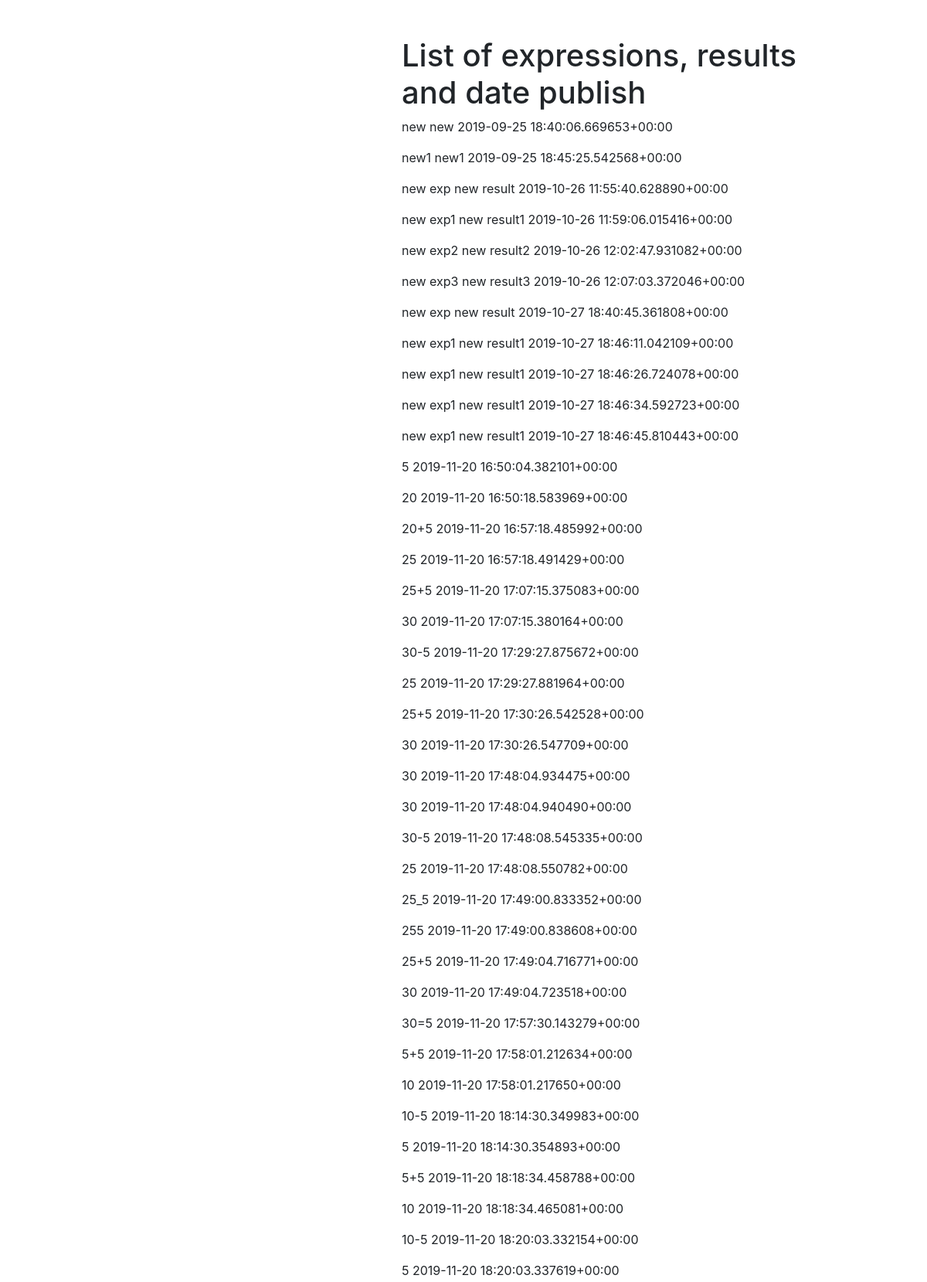
The app's page /calculator/database (upper part) with its own data.
### calculator/models.py (models this page shows)
class Exp(models.Model):
    exp = models.CharField('expression', max_length=150, db_index=True)
    result_of_exp = models.CharField('result of expression', max_length=150, db_index=True, blank=True)
    date = models.DateTimeField(auto_now_add=True)
    expressions = models.Manager()
    def __str__(self):
        return '{} {} {}'.format(self.exp, self.result_of_exp, self.date)

### calculator/views.py (the view)
# urls.py: path('database', exp_list, name ='database')
def exp_list(request):
    exps = Exp.expressions.all()
    return render(request, 'calculator/database.html', context={'exps': exps})

### calculator/templates/calculator/database.html
{% extends 'calculator/base_calculator.html' %}
{% block content %}
<h1>List of expressions, results and date publish</h1>
{% for exp in exps %}
<p>
    {{exp}}
</p>
{% endfor %}
{% endblock %}

### calculator/templates/calculator/base_calculator.html
{% extends 'base.html' %}

### templates/base.html (shortened to what this page needs)
<!DOCTYPE HTML >
<html>
 <head>
 <link rel="stylesheet" href="https://stackpath.bootstrapcdn.com/bootstrap/4.4.1/css/bootstrap.min.css"
>
 </head>
 <body>
<div class="container mt-5">
     <div class="row">
          <div class="col-6 offset-md-5">
 {% block content %}{% endblock %}
 </body>
</html>

### records on screen
Exp: exp+result_of_exp+date "new new 2019-09-25 18:40:06.669653+00:00"
Exp: exp+result_of_exp+date "new1 new1 2019-09-25 18:45:25.542568+00:00"
Exp: exp+result_of_exp+date "new exp new result 2019-10-26 11:55:40.628890+00:00"
Exp: exp+result_of_exp+date "new exp1 new result1 2019-10-26 11:59:06.015416+00:00"
Exp: exp+result_of_exp+date "new exp2 new result2 2019-10-26 12:02:47.931082+00:00"
Exp: exp+result_of_exp+date "new exp3 new result3 2019-10-26 12:07:03.372046+00:00"
Exp: exp+result_of_exp+date "new exp new result 2019-10-27 18:40:45.361808+00:00"
Exp: exp+result_of_exp+date "new exp1 new result1 2019-10-27 18:46:11.042109+00:00"
Exp: exp+result_of_exp+date "new exp1 new result1 2019-10-27 18:46:26.724078+00:00"
Exp: exp+result_of_exp+date "new exp1 new result1 2019-10-27 18:46:34.592723+00:00"
Exp: exp+result_of_exp+date "new exp1 new result1 2019-10-27 18:46:45.810443+00:00"
Exp: exp+result_of_exp+date "5 2019-11-20 16:50:04.382101+00:00"
Exp: exp+result_of_exp+date "20 2019-11-20 16:50:18.583969+00:00"
Exp: exp+result_of_exp+date "20+5 2019-11-20 16:57:18.485992+00:00"
Exp: exp+result_of_exp+date "25 2019-11-20 16:57:18.491429+00:00"
Exp: exp+result_of_exp+date "25+5 2019-11-20 17:07:15.375083+00:00"
Exp: exp+result_of_exp+date "30 2019-11-20 17:07:15.380164+00:00"
Exp: exp+result_of_exp+date "30-5 2019-11-20 17:29:27.875672+00:00"
Exp: exp+result_of_exp+date "25 2019-11-20 17:29:27.881964+00:00"
Exp: exp+result_of_exp+date "25+5 2019-11-20 17:30:26.542528+00:00"
Exp: exp+result_of_exp+date "30 2019-11-20 17:30:26.547709+00:00"
Exp: exp+result_of_exp+date "30 2019-11-20 17:48:04.934475+00:00"
Exp: exp+result_of_exp+date "30 2019-11-20 17:48:04.940490+00:00"
Exp: exp+result_of_exp+date "30-5 2019-11-20 17:48:08.545335+00:00"
Exp: exp+result_of_exp+date "25 2019-11-20 17:48:08.550782+00:00"
Exp: exp+result_of_exp+date "25_5 2019-11-20 17:49:00.833352+00:00"
Exp: exp+result_of_exp+date "255 2019-11-20 17:49:00.838608+00:00"
Exp: exp+result_of_exp+date "25+5 2019-11-20 17:49:04.716771+00:00"
Exp: exp+result_of_exp+date "30 2019-11-20 17:49:04.723518+00:00"
Exp: exp+result_of_exp+date "30=5 2019-11-20 17:57:30.143279+00:00"
Exp: exp+result_of_exp+date "5+5 2019-11-20 17:58:01.212634+00:00"
Exp: exp+result_of_exp+date "10 2019-11-20 17:58:01.217650+00:00"
Exp: exp+result_of_exp+date "10-5 2019-11-20 18:14:30.349983+00:00"
Exp: exp+result_of_exp+date "5 2019-11-20 18:14:30.354893+00:00"
Exp: exp+result_of_exp+date "5+5 2019-11-20 18:18:34.458788+00:00"
Exp: exp+result_of_exp+date "10 2019-11-20 18:18:34.465081+00:00"
Exp: exp+result_of_exp+date "10-5 2019-11-20 18:20:03.332154+00:00"
Exp: exp+result_of_exp+date "5 2019-11-20 18:20:03.337619+00:00"
